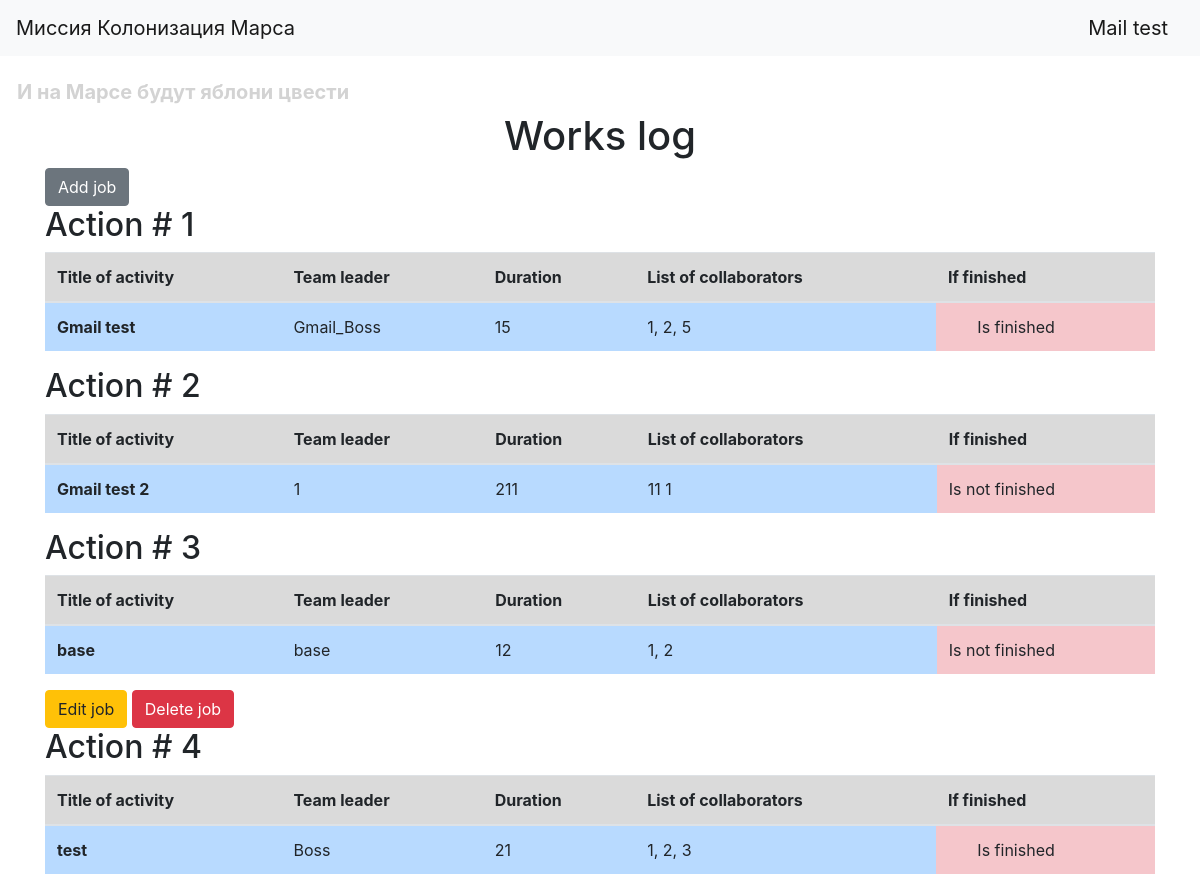
/ (signed in), run on the app's committed database.
### data/users.py (models this page shows, shortened)
class User(SqlAlchemyBase, UserMixin, SerializerMixin):
    __tablename__ = 'users'
    id = sqlalchemy.Column(sqlalchemy.Integer,
                           primary_key=True, autoincrement=True)
    name = sqlalchemy.Column(sqlalchemy.String, nullable=True)
    about = sqlalchemy.Column(sqlalchemy.String, nullable=True)
    email = sqlalchemy.Column(sqlalchemy.String,
                              index=True, unique=True, nullable=True)
    hashed_password = sqlalchemy.Column(sqlalchemy.String, nullable=True)
    created_date = sqlalchemy.Column(sqlalchemy.DateTime,
                                     default=datetime.datetime.now)
    works = orm.relationship("Works", back_populates='user')

### data/works.py (models this page shows)
class Works(SqlAlchemyBase, SerializerMixin):
    __tablename__ = 'works'
    id = sqlalchemy.Column(sqlalchemy.Integer,
                           primary_key=True, autoincrement=True)
    title_of_activity = sqlalchemy.Column(sqlalchemy.String, default=None)
    team_leader = sqlalchemy.Column(sqlalchemy.String, default=None)
    work_size = sqlalchemy.Column(sqlalchemy.Integer, default=None)
    collaborators = sqlalchemy.Column(sqlalchemy.String, default=None)
    is_finished = sqlalchemy.Column(sqlalchemy.Boolean, default=None)
    user_id = sqlalchemy.Column(sqlalchemy.Integer,
                                sqlalchemy.ForeignKey("users.id"), default=None)
    user = orm.relationship('User')
    categories = orm.relationship("Category",
                                  secondary="association",
                                  backref="works")

### server.py (the view)
@app.route("/")
def index():
    db_sess = db_session.create_session()
    works = db_sess.query(Works)
    db_sess.close()
    return render_template("index.html", works=works)

### data/db_session.py (called while the page is built)
def create_session() -> Session:
    global __factory
    return __factory()

### server.py (called while the page is built)
@login_manager.user_loader
def load_user(user_id):
    db_sess = db_session.create_session()
    return db_sess.query(User).get(user_id)

### templates/index.html
{% extends "base.html" %}
{% block content %}
<h1 style="text-align: center">Works log</h1>
{% if current_user.is_authenticated %}
    <a href="works" class="btn btn-secondary">Add job</a>
{% endif %}
{% for i in works %}
<h2>Action # {{ i.id}}</h2>
<table class="table">
  <thead>
    <tr class="table-active">
      <th scope="col">Title of activity</th>
      <th scope="col">Team leader</th>
      <th scope="col">Duration</th>
      <th scope="col">List of collaborators</th>
      <th scope="col">If finished</th>
    </tr>
  </thead>
  <tbody>
    <tr>
      <th class="table-primary" scope="row">{{ i.title_of_activity }}</th>
      <td class="table-primary">{{ i.team_leader }}</td>
      <td class="table-primary">{{ i.work_size }}</td>
      <td class="table-primary">{{ i.collaborators }}</td>
      <td class="table-danger">{{ 'ㅤㅤIs finished' if i.is_finished else 'Is not finished' }}</td>
    </tr>
  </tbody>
</table>
{% if current_user.is_authenticated and current_user == i.user or current_user.is_authenticated and current_user.id == 1 %}
    <div>
        <a href="/works/{{ i.id }}" class="btn btn-warning">
            Edit job
        </a>
        <a href="/works_delete/{{ i.id }}" class="btn btn-danger">
            Delete job
        </a>
    </div>
{% endif %}
{% endfor %}
{% endblock %}

### templates/base.html (shortened to what this page needs)
<!doctype html>
<html lang="en">
<head>
    <link rel="stylesheet"
          href="https://stackpath.bootstrapcdn.com/bootstrap/4.4.1/css/bootstrap.min.css"
>
    <link rel="stylesheet" href="static/style.css" />
</head>
<body>
<header>
    <nav class="navbar navbar-light bg-light">
        <a class="navbar-brand" href="#">Миссия Колонизация Марса</a>
        {% if current_user.is_authenticated %}
        <a class="navbar-brand" href="/logout">{{ current_user.name }}</a>
        {% else %}
        <p>
            <a class="btn btn-primary " href="/register">Зарегистрироваться</a>
            <a class="btn btn-success" href="/login">Войти</a>
        </p>
{% endif %}
    </nav>
</header>
<h5 style="color: lightgray; margin-left: 17px;"><br><b>И на Марсе будут яблони цвести</b></h5>
<main role="main" class="container">
    {% block content %}{% endblock %}
</main>
</body>
</html>

### data on the page
User: name "Mail test"
Works: id "1", title_of_activity "Gmail test", team_leader "Gmail_Boss", work_size "15", collaborators "1, 2, 5", is_finished "ㅤㅤIs finished"
Works: id "2", title_of_activity "Gmail test 2", team_leader "1", work_size "211", collaborators "11 1", is_finished "Is not finished"
Works: id "3", title_of_activity "base", team_leader "base", work_size "12", collaborators "1, 2", is_finished "Is not finished"
Works: id "4", title_of_activity "test", team_leader "Boss", work_size "21", collaborators "1, 2, 3", is_finished "ㅤㅤIs finished"
